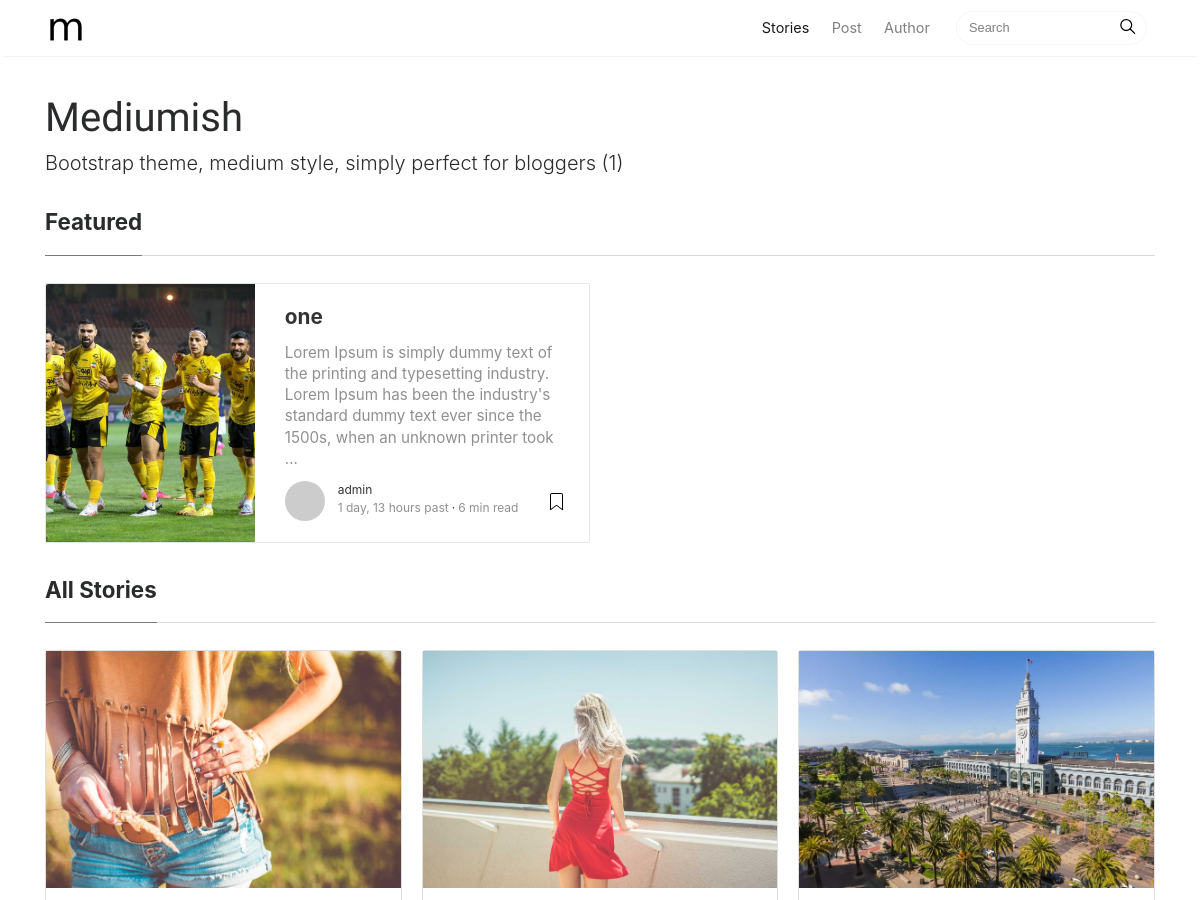
The page /blogs/ (upper part) on the database as committed earlier.
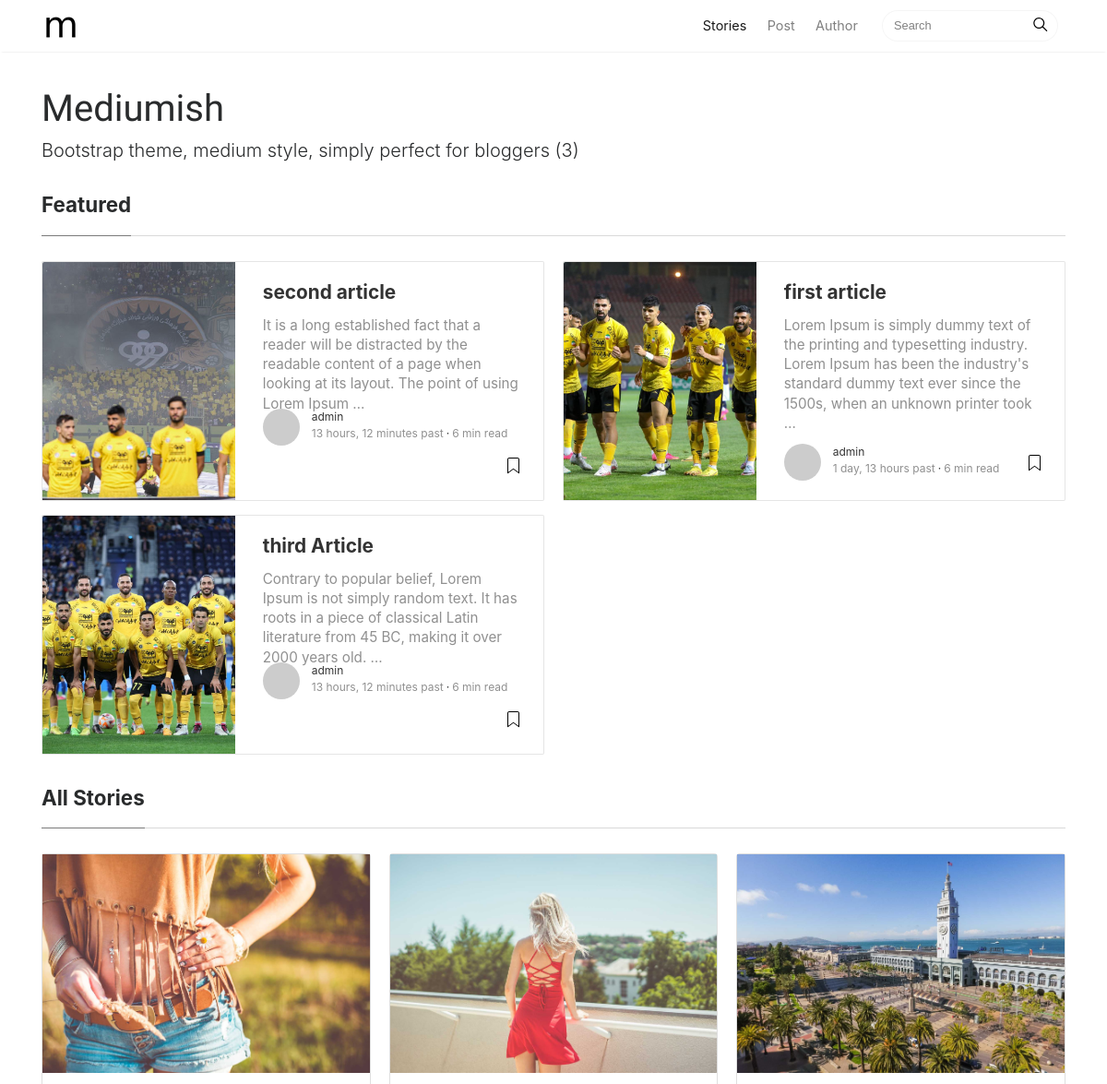
The same page on the database as committed later.
### posts/models.py (models this page shows, shortened)
class Article(models.Model):
    STATUS_OF_ARTICLES = (
        ("checking","Checking"),
        ("published","Published"),
        ("rejected","Rejected")
    )
    title = models.CharField(max_length=255)
    content = models.TextField()
    created = models.DateField(auto_now_add=True)
    edited = models.DateField(auto_now=True)
    auther = models.ForeignKey(User , on_delete=models.CASCADE , related_name='Articles')
    status = models.CharField(max_length=12 , choices=STATUS_OF_ARTICLES , default="cheking")
    slug = models.SlugField(unique=True,null=True)
    image = models.ImageField(upload_to="images/%Y/%m/%d",blank=True,null=True)
    class Meta:
        ordering = ("-created",)
    objects = models.Manager()
    publish = PublishedManager()

### posts/views.py (the view)
def blog_list(request):
    articles = Article.publish.all()
    contex = {'articles':articles}
    return render(request,"blogs/list.html",contex)

### posts/models.py (called while the page is built)
    def get_queryset(self):
        return super(PublishedManager,self).get_queryset().filter(status='published')

### posts/templatetags/my_blog_tags.py (called while the page is built)
@register.simple_tag()
def total_articles():
    return Article.publish.count()

### templates/blogs/list.html (shortened to what this page needs)
{% extends 'base.html' %}
{% load my_blog_tags %}
{% block content %}
    <div class="container">
    <div class="mainheading">
        <h1 class="sitetitle">Mediumish</h1>
        <p class="lead">
            Bootstrap theme, medium style, simply perfect for bloggers ({% total_articles %})
        </p>
    </div>
    <section class="featured-posts">
        <div class="section-title">
            <h2><span>Featured</span></h2>
        </div>
        <div class="card-columns listfeaturedtag">
            {% for article in articles %}
            <div class="card">
                <div class="row">
                    <div class="col-md-5 wrapthumbnail">
                        <a href="post.html">
                            <div class="thumbnail" style="background-image:url({{ article.image.url }});">
                            </div>
                        </a>
                    </div>
                    <div class="col-md-7">
                        <div class="card-block">
                            <h2 class="card-title"><a href="post.html">{{ article.title }}</a></h2>
                            <h4 class="card-text">{{ article.content | truncatewords:30 }}</h4>
                            <div class="metafooter">
                                <div class="wrapfooter">
								<span class="meta-footer-thumb">
								<a href="author.html"><img class="author-thumb"
                                                           src="https://www.gravatar.com/avatar/e56154546cf4be74e393c62d1ae9f9d4?s=250&amp;d=mm&amp;r=x"
                                                           alt="Sal"></a>
								</span>
                                    <span class="author-meta">
								<span class="post-name"><a href="author.html">{{ article.auther }}</a></span><br/>
								<span class="post-date">{{ article.created | timesince}} past</span><span class="dot"></span><span
                                            class="post-read">6 min read</span>
								</span>
                                    <span class="post-read-more"><a href="post.html" title="Read Story"></a></span>
                                </div>
                            </div>
                        </div>
                    </div>
                </div>
            </div>
            {% endfor %}
        </div>
    </section>
    <section class="recent-posts">
        <div class="section-title">
            <h2><span>All Stories</span></h2>
        </div>
        <div class="card-columns listrecent">
            <div class="card">
                <a href="post.html">
                    <img class="img-fluid" src="assets/img/demopic/5.jpg" alt="">
                </a>
                <div class="card-block">
                </div>
            </div>
            <div class="card">
                <a href="post.html">
                    <img class="img-fluid" src="assets/img/demopic/7.jpg" alt="">
                </a>
                <div class="card-block">
                </div>
            </div>
            <div class="card">
                <a href="post.html">
                    <img class="img-fluid" src="assets/img/demopic/9.jpg" alt="">
                </a>
                <div class="card-block">
                </div>
            </div>
        </div>
    </section>
{% endblock %}

### templates/base.html (shortened to what this page needs)
{% load static %}
<!DOCTYPE html>
<html lang="en">
<head>
    <link href="{% static 'assets/css/bootstrap.min.css' %}" rel="stylesheet">
    <link href="https://maxcdn.bootstrapcdn.com/font-awesome/4.7.0/css/font-awesome.min.css" rel="stylesheet">
    <link href="{% static 'assets/css/mediumish.css' %}" rel="stylesheet">
</head>
<body>
<nav class="navbar navbar-toggleable-md navbar-light bg-white fixed-top mediumnavigation">
    <div class="container">
        <a class="navbar-brand" href="index.html">
            <img src="{% static 'assets/img/logo.png' %}" alt="logo">
        </a>
        <div class="collapse navbar-collapse" id="navbarsExampleDefault">
            <ul class="navbar-nav ml-auto">
                <li class="nav-item active">
                    <a class="nav-link" href="index.html">Stories <span class="sr-only">(current)</span></a>
                </li>
                <li class="nav-item">
                    <a class="nav-link" href="post.html">Post</a>
                </li>
                <li class="nav-item">
                    <a class="nav-link" href="author.html">Author</a>
                </li>
            </ul>
            <form class="form-inline my-2 my-lg-0">
                <input class="form-control mr-sm-2" type="text" placeholder="Search">
                <span class="search-icon"><svg class="svgIcon-use" width="25" height="25" viewbox="0 0 25 25"><path
                        d="M20.067 18.933l-4.157-4.157a6 6 0 1 0-.884.884l4.157 4.157a.624.624 0 1 0 .884-.884zM6.5 11c0-2.62 2.13-4.75 4.75-4.75S16 8.38 16 11s-2.13 4.75-4.75 4.75S6.5 13.62 6.5 11z"></path></svg></span>
            </form>
        </div>
    </div>
</nav>
{% block content %}
{% endblock %}
</body>
</html>

### static/assets/css/mediumish.css (style rules this page uses)
body { padding-top:5rem; }
.mainheading { padding:1rem 0rem; }
a { color:#00ab6b; }
a,a:hover { transition:all 0.2s; }
.mediumnavigation { background:rgba(255,255,255,.97); box-shadow:0 2px 2px -2px rgba(0,0,0,.15); }
section { margin-bottom:20px; }
.section-title h2 { border-bottom:1px solid rgba(0,0,0,.15); margin-bottom:25px; font-weight:700; font-size:1.4rem; margin-bottom:27px; }
.section-title span { border-bottom:1px solid rgba(0,0,0,.44); display:inline-block; padding-bottom:20px; margin-bottom:-1px; }
@media (min-width:576px) { .card-columns.listfeaturedtag { -webkit-column-count:2; -moz-column-count:2; column-count:2; } }
@media (min-width:992px) { .navbar-toggleable-md .navbar-nav .nav-link { padding-right:.7rem; padding-left:.7rem; } }
.card-columns .card { margin-bottom:20px; }
.listfeaturedtag .wrapthumbnail { height:258px; flex:0 0 auto; }
.listfeaturedtag .card { border:1px solid rgba(0,0,0,.1); border-radius:2px; height:260px; padding-left:0; margin-bottom:15px; }
.listfeaturedtag .thumbnail { background-size:cover; height:100%; display:block; background-position:38% 22% !important; background-origin:border-box!important; border-top-left-radius:2px; }
.listfeaturedtag .card-block { padding-left:0; }
.listfeaturedtag h2.card-title,.listrecent h2.card-title { font-size:1.3rem; font-weight:700; line-height: 1.25; }
.listfeaturedtag h2.card-title a,.listrecent h2.card-title a { color:rgba(0,0,0,.8); }
.listfeaturedtag h4.card-text,.listrecent h4.card-text { color:rgba(0,0,0,.44); font-size:0.95rem; line-height:1.4; font-weight:400; }
.listfeaturedtag .wrapfooter { position:absolute; bottom:20px; font-size:12px; display:block; width:85%; }
.author-thumb { width:40px; height:40px; float:left; margin-right:13px; border-radius:100%; }
.author-meta { flex:1 1 auto; white-space:nowrap!important; text-overflow:ellipsis!important; overflow:hidden!important; }
span.post-name,span.post-date,span.author-meta { display:inline-block; }
span.post-date,span.post-read { color:rgba(0,0,0,.44); }
span.post-read-more { align-items:center; display:inline-block; float:right; margin-top:8px; }
span.post-read-more a { color:rgba(0,0,0,.44); }
span.post-name a,span.post-read-more a:hover { color:rgba(0,0,0,.8); }
.dot:after { content:"·"; margin-left:3px; margin-right:3px; }
.mediumnavigation .form-control { font-size:0.8rem; border-radius:30px; overflow:hidden; border:1px solid rgba(0,0,0,0.04); }
.mediumnavigation .form-inline { margin-left:15px; }
.mediumnavigation .navbar-brand { font-weight:500; }
.mediumnavigation .nav-item,.dropdown-menu { font-size:0.9rem; }
.mediumnavigation .search-icon { margin-left:-40px; display:inline-block; margin-top:3px; cursor:pointer; }
.mediumnavigation .navbar-brand img { max-height:30px; margin-right:5px; }
.mainheading h1.sitetitle { font-family:Righteous; }
.card { border-radius:4px; }

Rows that differ between the two databases and show on the page:
added Article: image (picture), title "second article", content "It is a long established fact that a reader will be distracted by the readable content of a page when looking at its layout. The point of using Lorem Ipsum …", auther "admin", created "13 hours, 12 minutes"
added Article: image (picture), title "third Article", content "Contrary to popular belief, Lorem Ipsum is not simply random text. It has roots in a piece of classical Latin literature from 45 BC, making it over 2000 years old. …", auther "admin", created "13 hours, 12 minutes"
changed Article: title "one" → "first article"
Other text that changed with them:
text no longer shown: "1"
text now shown: "3"
